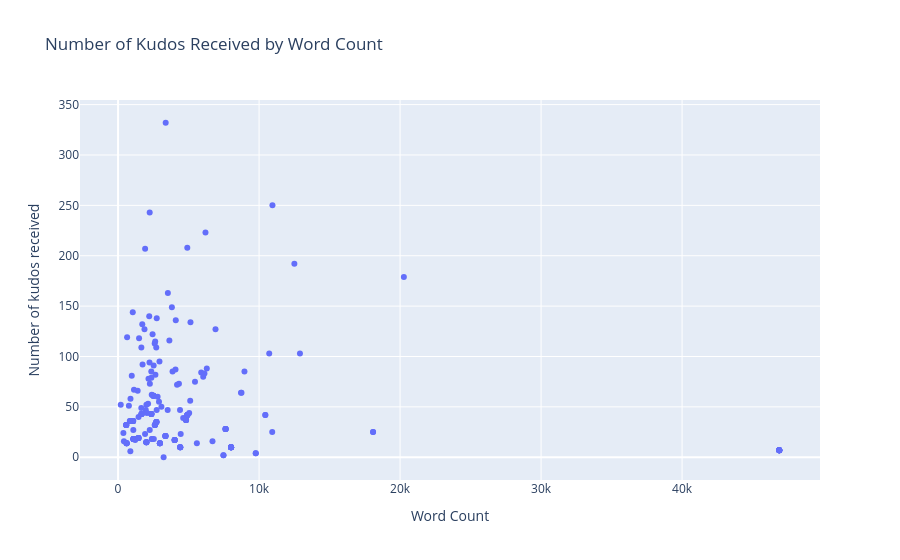

Write notebook code for a chart like this one.
### Markdown cell above
### Number of Kudos Received by Word Count

### Code cell
# helps answer: does word count have any impact on the number of kudos an author recieves?
# plotly scatterplot
labels = {'Word Count':'Word Count','Kudos Count':'Number of kudos received'}

fig = px.scatter(cleaned_candela_df, x="Word Count", y="Kudos Count", labels=labels, title='Number of Kudos Received by Word Count')
fig.show()
fig.write_html("/home/ekmys/PycharmProjects/IMT542_FinalProject_Stelter/assets/visualizations/word_count_kudos.html")

### Figure 1 — Plotly figure (JSON) as saved in the notebook; plotly's stock layout.template omitted (floating-point values rounded to 4 significant figures; data arrays with more than 128 entries replaced by an {"elided": "..."} marker saying what was removed)
{"data": [{"hovertemplate": "Word Count=%{x}<br>Number of kudos received=%{y}<extra></extra>", "legendgroup": "", "marker": {"color": "#636efa", "symbol": "circle"}, "mode": "markers", "name": "", "orientation": "v", "showlegend": false, "x": {"elided": "211 int values"}, "xaxis": "x", "y": {"elided": "211 int values"}, "yaxis": "y", "type": "scatter"}], "layout": {"xaxis": {"anchor": "y", "domain": [0.0, 1.0], "title": {"text": "Word Count"}}, "yaxis": {"anchor": "x", "domain": [0.0, 1.0], "title": {"text": "Number of kudos received"}}, "legend": {"tracegroupgap": 0}, "title": {"text": "Number of Kudos Received by Word Count"}}}
